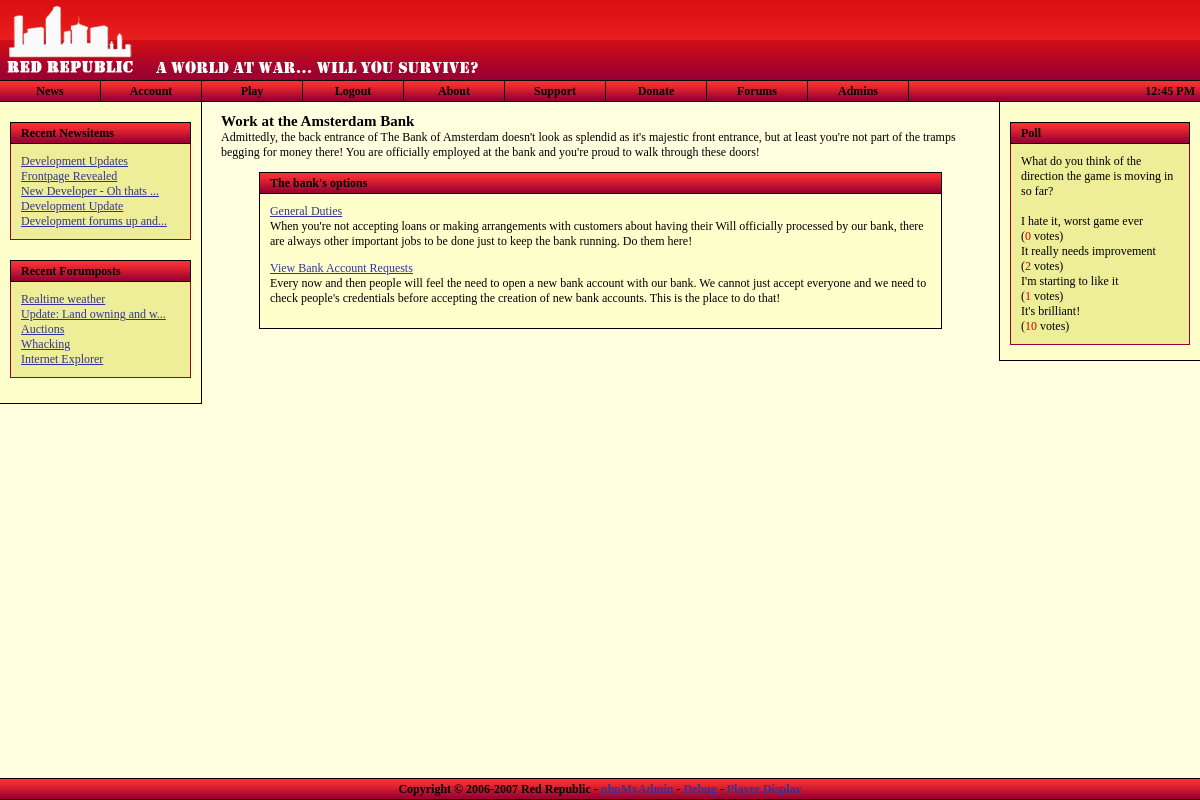
Page /bank/index.php (signed in) on the committed database.
### tables this page shows
CREATE TABLE `frontpage_news` (
  `id` bigint(20) NOT NULL auto_increment,
  `news_type` int(11) NOT NULL default '0',
  `news_subject` varchar(255) NOT NULL default '',
  `news_date` timestamp NOT NULL default CURRENT_TIMESTAMP,
  `news_author` varchar(50) NOT NULL default '',
  `news_message` text NOT NULL,
  PRIMARY KEY  (`id`)
);

CREATE TABLE `forums_topics` (
  `id` bigint(20) NOT NULL auto_increment,
  `f_id` bigint(20) NOT NULL default '0',
  `poster_id` bigint(20) NOT NULL default '0',
  `topic_type` int(11) NOT NULL default '0',
  `topic_closed` tinyint(4) NOT NULL default '0',
  `name` varchar(75) NOT NULL default '',
  `date` timestamp NOT NULL default CURRENT_TIMESTAMP,
  `num_views` bigint(20) NOT NULL default '0',
  `last_activity` bigint(20) NOT NULL default '0',
  PRIMARY KEY  (`id`)
);

CREATE TABLE `polls` (
  `id` bigint(20) NOT NULL auto_increment,
  `title` varchar(225) NOT NULL default '',
  `date` varchar(225) NOT NULL default '',
  `author` varchar(225) NOT NULL default '',
  `options` varchar(225) NOT NULL default '',
  `votes` bigint(20) NOT NULL default '0',
  `open` varchar(5) NOT NULL default '',
  `displayed` varchar(5) NOT NULL default '',
  KEY `id` (`id`)
);

CREATE TABLE `polls_options` (
  `id` bigint(20) NOT NULL auto_increment,
  `parent` bigint(20) NOT NULL default '0',
  `option` varchar(225) NOT NULL default '',
  `votes` bigint(20) NOT NULL default '0',
  KEY `id` (`id`)
);

CREATE TABLE `localcity` (
  `id` bigint(20) NOT NULL auto_increment,
  `location_id` bigint(20) NOT NULL default '0',
  `business_id` bigint(20) NOT NULL default '0',
  PRIMARY KEY  (`id`)
);

CREATE TABLE `businesses` (
  `id` bigint(20) NOT NULL auto_increment,
  `business_type` int(11) NOT NULL default '0',
  `owner_id` bigint(20) NOT NULL default '0',
  `bank_id` bigint(20) NOT NULL default '0',
  `name` varchar(255) NOT NULL default '',
  `icon` varchar(255) NOT NULL default '',
  `desc` varchar(255) NOT NULL default '',
  `url` varchar(255) NOT NULL default '',
  `for_sale` varchar(5) NOT NULL default 'true',
  `sale_price` bigint(20) NOT NULL,
  PRIMARY KEY  (`id`)
);

### bank/index.php (the view, shortened to what the rows shown need)
<?
$nav = "work";
include_once "../includes/utility.inc.php";
$char = new Player( getUserID() );
$bquery = $db->query( "SELECT * FROM businesses AS b INNER JOIN localcity AS lc ON lc.business_id=b.id WHERE lc.location_id=". $char->homecity_nr ." AND b.business_type=6" );
$business = $db->fetch_array( $bquery );
include_once "../includes/header.php";
?>
<h1>Work at the <?=$char->homecity;?> Bank</h1>
<p>Admittedly, the back entrance of <?=$business['name'];?> doesn't look as splendid as it's majestic front entrance, but at least you're not part of the tramps begging for money there! You are officially employed at the bank and you're proud to walk through these doors!</p>
<div style="width: 90%; margin-left: auto; margin-right: auto;">
	<div class="title" style="padding-left: 10px;">
	</div>
	<div class="content">
	</div>
</div>
<?
include_once "../includes/footer.php";
?>

### includes/header.php (shortened to what the rows shown need)
<?
include_once "utility.inc.php";
?>
<!DOCTYPE html PUBLIC "-//W3C//DTD XHTML 1.0 Strict//EN"
"http://www.w3.org/TR/xhtml1/DTD/xhtml1-strict.dtd">
<html xmlns="http://www.w3.org/1999/xhtml">
<head>
	<link rel="stylesheet" type="text/css" href="<?=$rootdir;?>/stylesheets/general_style.css" />
</head>
<body id="body" style="margin-left: 0px; margin-top: 0px; margin-right: 0px; margin-bottom: 0px;"
<?
if ( isset( $err ) && $err->is_error() ) { ?>onload="openErrorDisplay();"<? }
elseif ( isset( $nav ) && $nav == "events" && $char->hasEventRequest() ) { ?>onload="openEventRequest();"<? } ?>
>
<div style="position: relative; min-height: 100%;">
	<div class="maindiv">
		<div style="position: relative; min-height: 85%;">
			<div class="leftnavigation" style="padding-bottom: 10px;">
				<?
				if ( !$_SESSION['ingame'] && !$_SESSION['inadmin'] ) {
				?>
				<div class="navcontent">
					<?
						$news = getSiteNews();
						for ( $i = 0; $i < count( $news ); $i++ )
						{
							$arr = $news[$i];
							if ( strlen( $arr['subject'] ) > 25 )
								$subj = substr( $arr['subject'], 0, 25 ) . "...";
							else
								$subj = $arr['subject'];
							echo "<a href=\"".$rootdir."/news.php?id=". $arr['id'] ."\">" . $subj . "</a><br />";
						}
					?>
				</div>
				<div class="navcontent">
					<?
						$rights = ( getUserRights() === false ) ? 0 : getUserRights();
						$rec = $db->query( "SELECT forums_topics.id, forums_topics.name FROM forums_topics INNER JOIN forums_forums ON forums_topics.f_id = forums_forums.id WHERE forums_forums.auth_level <= $rights ORDER BY last_activity DESC LIMIT 0,5" );
						while ( $res = $db->fetch_array( $rec ) )
						{
							if ( strlen( $res['name'] ) > 25 )
								$subj = substr( $res['name'], 0, 25 ) . "...";
							else
								$subj = $res['name'];
							echo "<a href=\"".$rootdir."/forums/viewtopic.php?id=". $res['id'] ."\">" . stripslashes( $subj ) . "</a><br />";
						}
					?>
				</div>
				<? } ?>
			</div>
			<? if ( isset( $_SESSION['ingame'] ) && user_auth() ) { ?>
			<div class="rightcontent">
				<div class="title" style="background: url('<?=$rootdir;?>/images/forumgrad_vert_20.png'); text-align: right; margin: 10px;">
				<?
				if ( $char->hasEventRequest() )
				{
					?>
					<img src="<?=$rootdir;?>/images/icon_read_red_anim.gif" alt="I" title="You have an event request." onclick="window.location='<?=$rootdir;?>/events/index.php';" style="margin-top: 2px; cursor: pointer;" />
					<?
				}
				$mailboxquery = $db->query( "SELECT * FROM char_mailbox WHERE char_id=". $char->character_id ." AND has_arrived=1" );
				if ( $db->getRowCount( $mailboxquery ) == 0 )
				{
					?>
					<img src="<?=$rootdir;?>/images/icon_mailbox.png" alt="I" title="Go to your mailbox" onclick="window.location='<?=$rootdir;?>/mailbox.php';" style="margin-top: 2px; cursor: pointer;" />
					<?
				}
				else
				{
					?>
					<img src="<?=$rootdir;?>/images/icon_mailbox_anim.gif" alt="I" title="You've got mail." onclick="window.location='<?=$rootdir;?>/mailbox.php';" style="margin-top: 2px; cursor: pointer;" />
					<?
				}
				?>
				<img src="<?=$rootdir;?>/images/charstats.png" alt="I" title="Show Character Information" onclick="showCharacter();" style="margin-top: 2px; cursor: pointer;" />
				<img src="<?=$rootdir;?>/images/icon_inventory.gif" alt="I" title="Show Inventory Listing" onclick="showInventory();" style="margin-top: 2px; cursor: pointer;" />
				<img src="<?=$rootdir;?>/images/icon_users.png" alt="U" title="Show User List" onclick="showUserList();" style="margin-top: 2px; cursor: pointer;" />
				</div>
				<div class="title" style="margin: 10px; margin-bottom: 0px;">
					<div style="margin-left: 10px;">Avatar</div>
				</div>
				<div class="content" style="border: none; margin-left: 10px; margin-right: 10px; background-color: #fff686;">
					<img src="<?=$rootdir;?>/images/<?
					if ( strlen( $char->avatar_url ) == 0 ) { print("cs_avatar150x150.png"); } else { print( $char->avatar_url ); }
					?>" alt="Avatar" style="margin-left: 5px;" />
				</div>
				<div class="title" style="margin: 10px; margin-bottom: 0px;">
					<div style="margin-left: 10px;">Character Information</div>
				</div>
				<div class="content" style="border: none; margin-left: 10px; margin-right: 10px; background-color: #fff686;">
				<table style="width: 100%;" cellspacing="0">
				<tr>
					<td style="width: 45%;"><strong>Nick:</strong></td><td><?=$char->nickname;?></td>
				</tr><tr>
					<td style="width: 45%;"><strong>First:</strong></td><td><?=$char->firstname;?></td>
				</tr><tr>
					<td style="width: 45%;"><strong>Last:</strong></td><td><?=$char->lastname;?></td>
				</tr><tr>
					<td style="width: 45%;"><strong>Birth:</strong></td><td><?=date( dateDisplay(), strtotime( $char->birthdate ) );?></td>
				</tr><tr>
					<td style="width: 45%;"><strong>Sex:</strong></td><td><?=$char->gender_full;?></td>
				</tr><tr>
					<td colspan="2" style="height: 15px;">&nbsp;</td>
				</tr><tr>
					<td colspan="2" align="center" style="padding: 0px; border: 1px solid #990033; border-bottom: none; color: #fff; height: 20px; background: url( '<?=$rootdir;?>/images/grad_vert_20.png' ); width: 100%;">
						<strong>Health</strong>
					</td>
				</tr><tr>
					<td colspan="2" style="border: solid 1px #990033; border-top: none; padding: 0px;">
						<table style="width: 100%; padding: 0px;" cellspacing="0" cellpadding="0">
						<tr>
						<? $leftwidth = $char->health / $char->maxhealth; $leftwidth *= 100; ?>
						<td style="width: <?=$leftwidth;?>%; padding: 3px; background-color: green; color: white; text-align: center;"><?=$leftwidth;?>%</td>
						<td style="width: <?=(100-$leftwidth);?>%;"></td>
						</tr>
						</table>
					</td>
				</tr><tr>
					<td colspan="2" style="height: 15px;">&nbsp;</td>
				</tr>
				<?
				if ( $char->hasVehicle() )
				{
					?>
					<tr>
						<td colspan="2" align="center" style="padding: 0px; border: 1px solid #990033; border-bottom: none; color: #fff; height: 20px; background: url( '<?=$rootdir;?>/images/grad_vert_20.png' ); width: 100%;">
						<strong><?=$char->getVehicleInfo('name');?></strong>
						</td>
					</tr><tr>
						<td colspan="2" style="border: solid 1px #990033; border-top: none; padding: 0px;">
							<table style="width: 100%; padding: 0px;" cellspacing="0" cellpadding="0">
							<tr>
							<? $leftwidth = $char->getVehicleHealth() / 100; $leftwidth *= 100; ?>
							<td style="width: <?=$leftwidth;?>%; padding: 3px; background-color: #36505F; color: white; text-align: center;"><?=$leftwidth;?>%</td>
							<td style="width: <?=(100-$leftwidth);?>%;"></td>
							</tr>
							</table>
						</td>
					</tr>
					<?
				}
				?>
				<tr>
					<td colspan="2" style="height: 15px;">&nbsp;</td>
				</tr><tr>
					<td colspan="2" style="text-align: center; border: 1px solid #990033; border-bottom: none; color: #fff; height: 20px; background: url( '<?=$rootdir;?>/images/grad_vert_20.png' ); width: 100%; padding: 0px;">
						<strong>Money</strong>
					</td>
				</tr><tr>
					<td style="width: 45%; border: solid 1px #990033; border-top: none; border-bottom: none; padding: 2px;"><strong>Money:</strong></td><td  style="border-right: solid 1px #990033; padding: 2px;" id="money_clean">$<?=$char->money_clean;?></td>
				</tr><tr>
					<td style="width: 45%; border: solid 1px #990033; padding: 2px;"><strong>Dirty:</strong></td><td style="border: solid 1px #990033; border-left: none; padding: 2px;">$<?=$char->money_dirty;?></td>
				</tr><tr>
					<td colspan="2" style="height: 15px;">&nbsp;</td>
				</tr>
				</table>
				</div>
			</div>
			<? } else { ?>
			<div class="rightcontent">
				<div class="title" style="margin-top: 20px; margin-left: 10px; margin-right: 10px; padding-left: 10px;">
					Poll
				</div>
				<div class="navcontent" style="margin-left: 10px; margin-right: 10px;">
					<?
					$pollQuery = $db->query( "SELECT * FROM polls WHERE open='true' AND displayed='true'" );
					if ( $db->getRowcount( $pollQuery ) == 0 )
					{
						print("Sorry, no polls found.");
					} else {
						$poll = $db->fetch_array( $pollQuery );
						$voterQuery = $db->query( "SELECT * FROM polls_voters WHERE ip='" . $_SERVER["REMOTE_ADDR"] . "' AND poll=" . $poll['id'] );
						print( $poll['title'] . "<br />");
						if ( $db->getRowCount( $voterQuery ) == 0 )
						{
							?>
							<form method='post' action='<?=$rootdir;?>/vote.php'>
							<p>
							<input type='hidden' name='id' value='<?=$poll['id'];?>' />
							<?
							$optionQuery = $db->query( "SELECT * FROM polls_options WHERE parent=" . $poll['id'] . " ORDER BY id ASC" );
							while ( $option = $db->fetch_array( $optionQuery ) )
							{
								?>
								<input type="radio" class='std_input' name="option" value="<?=$option['id'];?>" /> <?=$option['option'];?><br />
								<?
							}
							?>
							<br />
							<input type="submit" class='std_input' name="vote" value="Vote" />
							</p>
							</form>
							<?
						} else {
							?><br /><?
							$optionQuery = $db->query( "SELECT * FROM polls_options WHERE parent=" . $poll['id'] );
							while ( $option = $db->fetch_array( $optionQuery ) )
							{
								?>
								<?=$option['option'];?><br />(<span style='color: #CC0000'><?=$option['votes'];?></span> votes)<br />
								<?
							}
						}
					}
					?>
				</div>
			</div>
			<? } ?>
			<div class="pagecontent">

### rows in the picture
frontpage_news: news_subject "Development Updates"
frontpage_news: news_subject "Frontpage Revealed"
frontpage_news: news_subject "New Developer - Oh thats ..."
frontpage_news: news_subject "Development Update"
frontpage_news: news_subject "Development forums up and..."
forums_topics: name "Realtime weather"
forums_topics: name "Update: Land owning and w..."
forums_topics: name "Auctions"
forums_topics: name "Whacking"
forums_topics: name "Internet Explorer"
polls: title "What do you think of the direction the game is moving in so far?"
polls_options: option "I hate it, worst game ever", votes "0"
polls_options: option "It really needs improvement", votes "2"
polls_options: option "I'm starting to like it", votes "1"
polls_options: option "It's brilliant!", votes "10"
localcity: business.name "The Bank of Amsterdam"

### other values in the picture
$char->homecity "Amsterdam"
